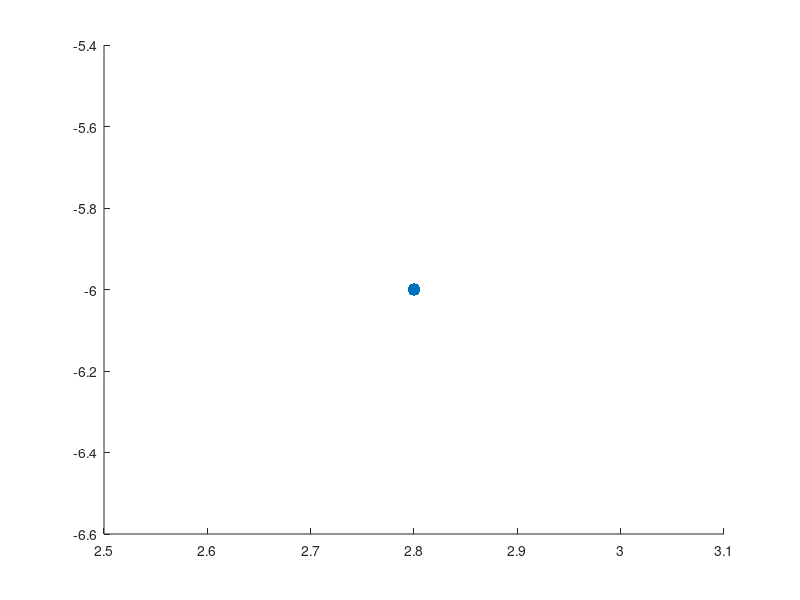

Recreate this plot in MATLAB. (Note: this script raises an error after producing the figure.)
Cones = [
    3.883    -3.466
    3.774    -2.478
    3.693    -1.193
    3.436    -0.084
    2.922    1.080
    2.259    2.067
    1.975    -3.574
    1.542    -2.411
    1.502    -1.856
    1.245    -1.261
    0.974    -0.814
    0.257    -0.138
    -1.163    0.484
    1.488    2.649
    0.122    3.596
    -1.055    3.920
    0.825    3.014
    2.043    2.297
    -0.257    0.214
    -1.583    0.660
    -1.975    0.836
];




%% Parameters
robot_pos =  [2.8, -6];  % start roughly below center
robot_heading = pi/2;               % facing upward
max_angle = pi/2;                   % only consider cones within ±90°
step_limit = 200;                   % safety limit
plot_delay = 0.1;                   % seconds between frames

%% Initialize paths
path_center = robot_pos;
path_left = [];
path_right = [];

% Plot start
scatter(robot_pos(1), robot_pos(2), 80, 'go', 'filled');
drawnow;

% %% Main Greedy Loop
% for step = 1:step_limit
%     if isempty(Cones)
%         break;
%     end
% 
%     rel = Cones - robot_pos;
%     dists = sqrt(sum(rel.^2,2));
%     angles = atan2(rel(:,2), rel(:,1)) - robot_heading;
%     angles = wrapToPi(angles);
% 
%     visible_idx = find(abs(angles) < max_angle);
%     if isempty(visible_idx)
%         break;
%     end
% 
%     left_candidates = visible_idx(angles(visible_idx) > 0);
%     right_candidates = visible_idx(angles(visible_idx) < 0);
% 
%     if isempty(left_candidates) || isempty(right_candidates)
%         break;
%     end
% 
%     [~, iL] = min(dists(left_candidates));
%     [~, iR] = min(dists(right_candidates));
%     left_cone = Cones(left_candidates(iL), :);
%     right_cone = Cones(right_candidates(iR), :);
% 
%     % Midpoint = next robot position (center of track)
%     mid = (left_cone + right_cone)/2;
% 
%     % Store paths
%     path_left = [path_left; left_cone];
%     path_right = [path_right; right_cone];
%     path_center = [path_center; mid];
% 
%     % Update state
%     robot_heading = atan2(mid(2)-robot_pos(2), mid(1)-robot_pos(1));
%     robot_pos = mid;
% 
%     % Remove used cones
%     Cones([left_candidates(iL), right_candidates(iR)], :) = [];
% 
%     % Visualization
%     clf; hold on; grid on; axis equal;
%     title(sprintf('Step %d', step));
%     scatter(Cones(:,1), Cones(:,2), 60, [0.8 0.8 0.8], 'filled');
%     plot(path_left(:,1), path_left(:,2), 'r-o', 'LineWidth', 2);
%     plot(path_right(:,1), path_right(:,2), 'b-o', 'LineWidth', 2);
%     plot(path_center(:,1), path_center(:,2), 'k--', 'LineWidth', 2);
%     scatter(robot_pos(1), robot_pos(2), 80, 'go', 'filled');
%     drawnow;
%     pause(plot_delay);
% end
% 
% 
% %% Main Greedy Loop (safety-aware)
% for step = 1:step_limit
%     if isempty(Cones)
%         break;
%     end
% 
%     rel = Cones - robot_pos;
%     dists = sqrt(sum(rel.^2,2));
%     angles = atan2(rel(:,2), rel(:,1)) - robot_heading;
%     angles = wrapToPi(angles);
% 
%     % only consider cones roughly in front of robot
%     visible_idx = find(abs(angles) < max_angle);
%     if isempty(visible_idx)
%         break;
%     end
% 
%     left_candidates = visible_idx(angles(visible_idx) > 0);
%     right_candidates = visible_idx(angles(visible_idx) < 0);
% 
%     if isempty(left_candidates) || isempty(right_candidates)
%         break;
%     end
% 
%     best_score = inf;
%     best_L = NaN;
%     best_R = NaN;
%     best_mid = [NaN, NaN];
% 
%     % Try all reasonable left-right pairs and pick the one with best geometry
%     for iL = 1:length(left_candidates)
%         for iR = 1:length(right_candidates)
%             L = Cones(left_candidates(iL), :);
%             R = Cones(right_candidates(iR), :);
% 
%             mid = (L + R)/2;
%             corridor_width = norm(L - R);
% 
%             % Require corridor not too narrow
%             if corridor_width < 0.3, continue; end
% 
%             % Angle to midpoint
%             heading_to_mid = atan2(mid(2)-robot_pos(2), mid(1)-robot_pos(1));
%             dtheta = abs(wrapToPi(heading_to_mid - robot_heading));
% 
%             % Distance ahead
%             dist_to_mid = norm(mid - robot_pos);
% 
%             % Skip if this is behind or a sharp U-turn (>120°)
%             if dtheta > 2*pi/3
%                 continue;
%             end
% 
%             % Score: prefer closer, well-aligned, gentle corridor
%             score = 1.0*dist_to_mid + 0.5*dtheta + 0.2*abs(corridor_width - 1.0);
% 
%             if score < best_score
%                 best_score = score;
%                 best_L = left_candidates(iL);
%                 best_R = right_candidates(iR);
%                 best_mid = mid;
%             end
%         end
%     end
% 
%     if isnan(best_L) || isnan(best_R)
%         disp('🚧 No safe corridor ahead — stopping.');
%         break;
%     end
% 
%     left_cone = Cones(best_L, :);
%     right_cone = Cones(best_R, :);
%     mid = best_mid;
% 
%     % Store paths
%     path_left = [path_left; left_cone];
%     path_right = [path_right; right_cone];
%     path_center = [path_center; mid];
% 
%     % Update robot
%     robot_heading = atan2(mid(2)-robot_pos(2), mid(1)-robot_pos(1));
%     robot_pos = mid;
% 
%     % Remove used cones
%     Cones([best_L, best_R], :) = [];
% 
%     % Visualization
%     clf; hold on; grid on; axis equal;
%     title(sprintf('Step %d', step));
%     scatter(Cones(:,1), Cones(:,2), 60, [0.8 0.8 0.8], 'filled');
%     plot(path_left(:,1), path_left(:,2), 'r-o', 'LineWidth', 2);
%     plot(path_right(:,1), path_right(:,2), 'b-o', 'LineWidth', 2);
%     plot(path_center(:,1), path_center(:,2), 'k--', 'LineWidth', 2);
%     scatter(robot_pos(1), robot_pos(2), 80, 'go', 'filled');
%     drawnow;
%     pause(plot_delay);
% end
% 
% 
% %% Main Greedy Loop (tight-bend robust)
% for step = 1:step_limit
%     if isempty(Cones)
%         break;
%     end
% 
%     rel = Cones - robot_pos;
%     dists = sqrt(sum(rel.^2,2));
%     angles = atan2(rel(:,2), rel(:,1)) - robot_heading;
%     angles = wrapToPi(angles);
% 
%     visible_idx = find(abs(angles) < max_angle);
%     if isempty(visible_idx)
%         break;
%     end
% 
%     left_candidates = visible_idx(angles(visible_idx) > 0);
%     right_candidates = visible_idx(angles(visible_idx) < 0);
%     if isempty(left_candidates) || isempty(right_candidates)
%         break;
%     end
% 
%     best_score = inf;
%     best_L = NaN;
%     best_R = NaN;
%     best_mid = [NaN, NaN];
% 
%     for iL = 1:length(left_candidates)
%         for iR = 1:length(right_candidates)
%             L = Cones(left_candidates(iL), :);
%             R = Cones(right_candidates(iR), :);
% 
%             mid = (L + R)/2;
%             width = norm(L - R);
%             dist_mid = norm(mid - robot_pos);
% 
%             % Skip if midpoint is behind robot
%             heading_to_mid = atan2(mid(2)-robot_pos(2), mid(1)-robot_pos(1));
%             dtheta = abs(wrapToPi(heading_to_mid - robot_heading));
%             if dtheta > deg2rad(150), continue; end
% 
%             % Corridor width penalty: prefer near 1.0 m but tolerate tight bends
%             width_penalty = abs(width - 1.0);
%             if width < 0.25, continue; end
% 
%             % Angular smoothness: prefer midpoints roughly ahead
%             heading_penalty = dtheta;
% 
%             % Adaptive step: prefer midpoints not too close or far
%             dist_penalty = abs(dist_mid - 0.5); % target ~0.5m ahead
% 
%             score = 1.0*dist_penalty + 1.5*heading_penalty + 0.3*width_penalty;
% 
%             if score < best_score
%                 best_score = score;
%                 best_L = left_candidates(iL);
%                 best_R = right_candidates(iR);
%                 best_mid = mid;
%             end
%         end
%     end
% 
%     if isnan(best_L) || isnan(best_R)
%         disp('🚧 No feasible path ahead — stopping.');
%         break;
%     end
% 
%     left_cone = Cones(best_L, :);
%     right_cone = Cones(best_R, :);
%     mid = best_mid;
% 
%     % Store
%     path_left = [path_left; left_cone];
%     path_right = [path_right; right_cone];
%     path_center = [path_center; mid];
% 
%     % Smooth heading update — turns gently
%     desired_heading = atan2(mid(2)-robot_pos(2), mid(1)-robot_pos(1));
%     robot_heading = robot_heading + 0.5 * wrapToPi(desired_heading - robot_heading);
% 
%     % Move toward midpoint adaptively
%     turn_severity = abs(wrapToPi(desired_heading - robot_heading));
%     step_size = 0.4 - 0.2 * (turn_severity / (pi/2)); % smaller steps for tight turns
%     robot_pos = robot_pos + step_size * [cos(robot_heading), sin(robot_heading)];
% 
%     % Remove cones already passed (closest to robot)
%     rem_dists = sqrt(sum((Cones - robot_pos).^2,2));
%     Cones(rem_dists < 0.3, :) = [];
% 
%     % Visualization
%     clf; hold on; grid on; axis equal;
%     title(sprintf('Step %d', step));
%     scatter(Cones(:,1), Cones(:,2), 60, [0.8 0.8 0.8], 'filled');
%     plot(path_left(:,1), path_left(:,2), 'r-o', 'LineWidth', 2);
%     plot(path_right(:,1), path_right(:,2), 'b-o', 'LineWidth', 2);
%     plot(path_center(:,1), path_center(:,2), 'k--', 'LineWidth', 2);
%     scatter(robot_pos(1), robot_pos(2), 80, 'go', 'filled');
%     drawnow;
%     pause(plot_delay);
% end



%% Main Greedy Loop (supports 180° hairpins)
for step = 1:step_limit
    if isempty(Cones)
        break;
    end

    rel = Cones - robot_pos;
    dists = sqrt(sum(rel.^2,2));
    angles = atan2(rel(:,2), rel(:,1)) - robot_heading;
    angles = wrapToPi(angles);

    % Widen field of view — allow cones up to 150° behind
    visible_idx = find(abs(angles) < deg2rad(150));
    if isempty(visible_idx)
        break;
    end

    left_candidates = visible_idx(angles(visible_idx) > 0);
    right_candidates = visible_idx(angles(visible_idx) < 0);
    if isempty(left_candidates) || isempty(right_candidates)
        break;
    end

    best_score = inf;
    best_L = NaN;
    best_R = NaN;
    best_mid = [NaN, NaN];

    for iL = 1:length(left_candidates)
        for iR = 1:length(right_candidates)
            L = Cones(left_candidates(iL), :);
            R = Cones(right_candidates(iR), :);
            mid = (L + R)/2;
            width = norm(L - R);
            dist_mid = norm(mid - robot_pos);

            % Corridor must be realistic
            if width < 0.2 || width > 3.0, continue; end

            % Compute direction to midpoint
            heading_to_mid = atan2(mid(2)-robot_pos(2), mid(1)-robot_pos(1));
            dtheta = abs(wrapToPi(heading_to_mid - robot_heading));

            % Compute "corridor alignment": left–right orientation
            corridor_dir = atan2(L(2)-R(2), L(1)-R(1)) + pi/2;
            d_corridor = abs(wrapToPi(corridor_dir - robot_heading));

            % Penalize misaligned midpoints unless turning is gradual
            heading_penalty = 0.5 * dtheta + 0.5 * d_corridor;

            % Prefer distances in a moderate range (0.3–1.0 m)
            dist_penalty = abs(dist_mid - 0.5);

            score = 1.0*dist_penalty + 1.0*heading_penalty + 0.3*abs(width - 1.0);

            if score < best_score
                best_score = score;
                best_L = left_candidates(iL);
                best_R = right_candidates(iR);
                best_mid = mid;
            end
        end
    end

    if isnan(best_L) || isnan(best_R)
        disp('🚧 No valid corridor found — stopping.');
        break;
    end

    left_cone = Cones(best_L, :);
    right_cone = Cones(best_R, :);
    mid = best_mid;

    % Save path
    path_left = [path_left; left_cone];
    path_right = [path_right; right_cone];
    path_center = [path_center; mid];

    % Smooth heading adjustment — allows 180° turns gradually
    desired_heading = atan2(mid(2)-robot_pos(2), mid(1)-robot_pos(1));
    delta_heading = wrapToPi(desired_heading - robot_heading);
    robot_heading = robot_heading + 0.6 * delta_heading;  % blend turn

    % Adaptive step size — smaller when turning sharply
    turn_factor = 1 - min(abs(delta_heading) / pi, 1);
    step_size = 0.5 * turn_factor + 0.15; % 0.65 straight → 0.15 tight turn

    robot_pos = robot_pos + step_size * [cos(robot_heading), sin(robot_heading)];

    % Remove nearby cones
    rem_dists = sqrt(sum((Cones - robot_pos).^2,2));
    Cones(rem_dists < 0.25, :) = [];

    % Visualization
    clf; hold on; grid on; axis equal;
    title(sprintf('Step %d', step));
    scatter(Cones(:,1), Cones(:,2), 60, [0.8 0.8 0.8], 'filled');
    plot(path_left(:,1), path_left(:,2), 'r-o', 'LineWidth', 2);
    plot(path_right(:,1), path_right(:,2), 'b-o', 'LineWidth', 2);
    plot(path_center(:,1), path_center(:,2), 'k--', 'LineWidth', 2);
    scatter(robot_pos(1), robot_pos(2), 80, 'go', 'filled');
    drawnow;
    pause(plot_delay);
end





%% Final Result
disp('✅ Simulation complete.');
disp('Left path:'); disp(path_left);
disp('Right path:'); disp(path_right);
disp('Centerline:'); disp(path_center);

figure('Name','Final Path','NumberTitle','off');
hold on; axis equal; grid on;
plot(path_left(:,1), path_left(:,2), 'r-o', 'LineWidth', 2);
plot(path_right(:,1), path_right(:,2), 'b-o', 'LineWidth', 2);
plot(path_center(:,1), path_center(:,2), 'k--', 'LineWidth', 2);
scatter(path_center(1,1), path_center(1,2), 100, 'go', 'filled');
title('Greedy Centerline Path Simulation');
legend('Left cones','Right cones','Centerline','Robot start');
